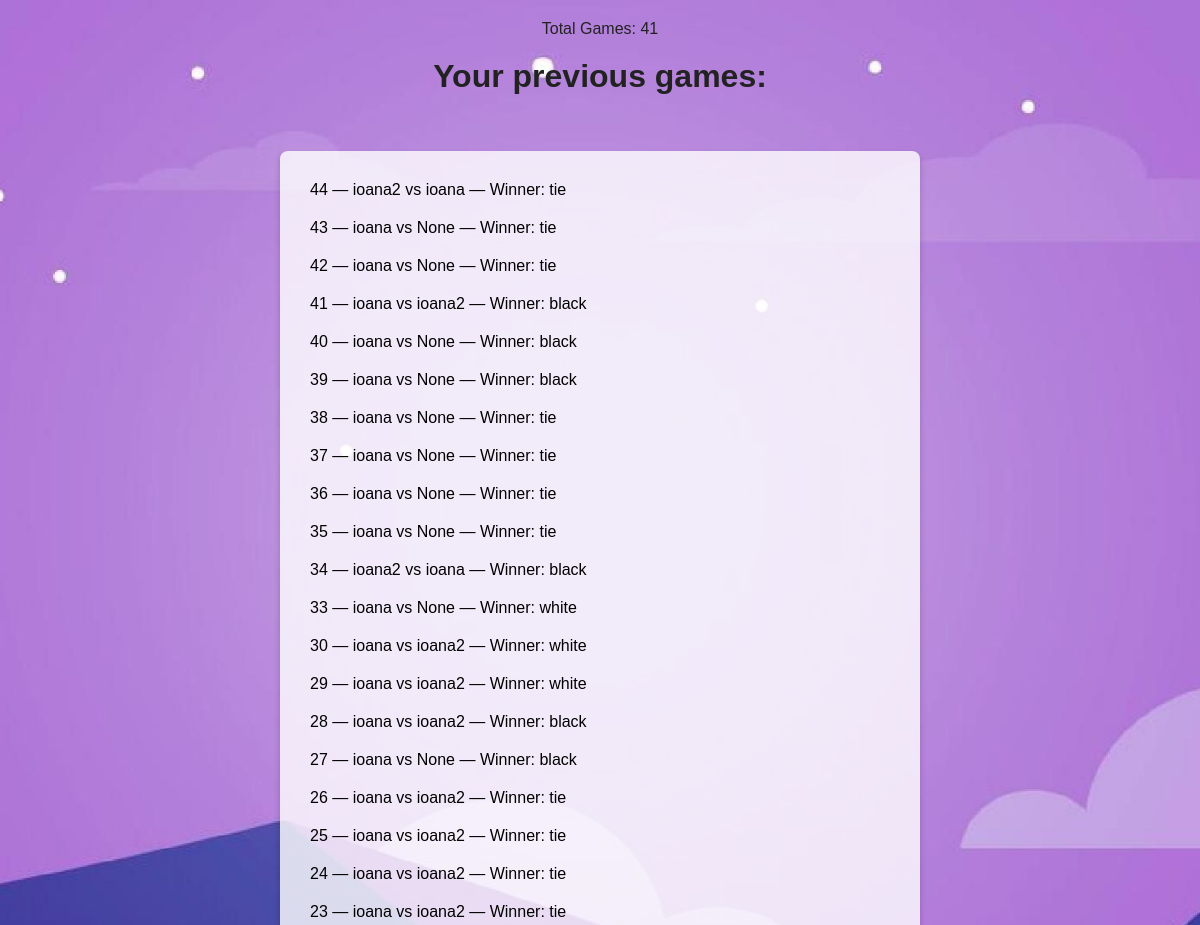
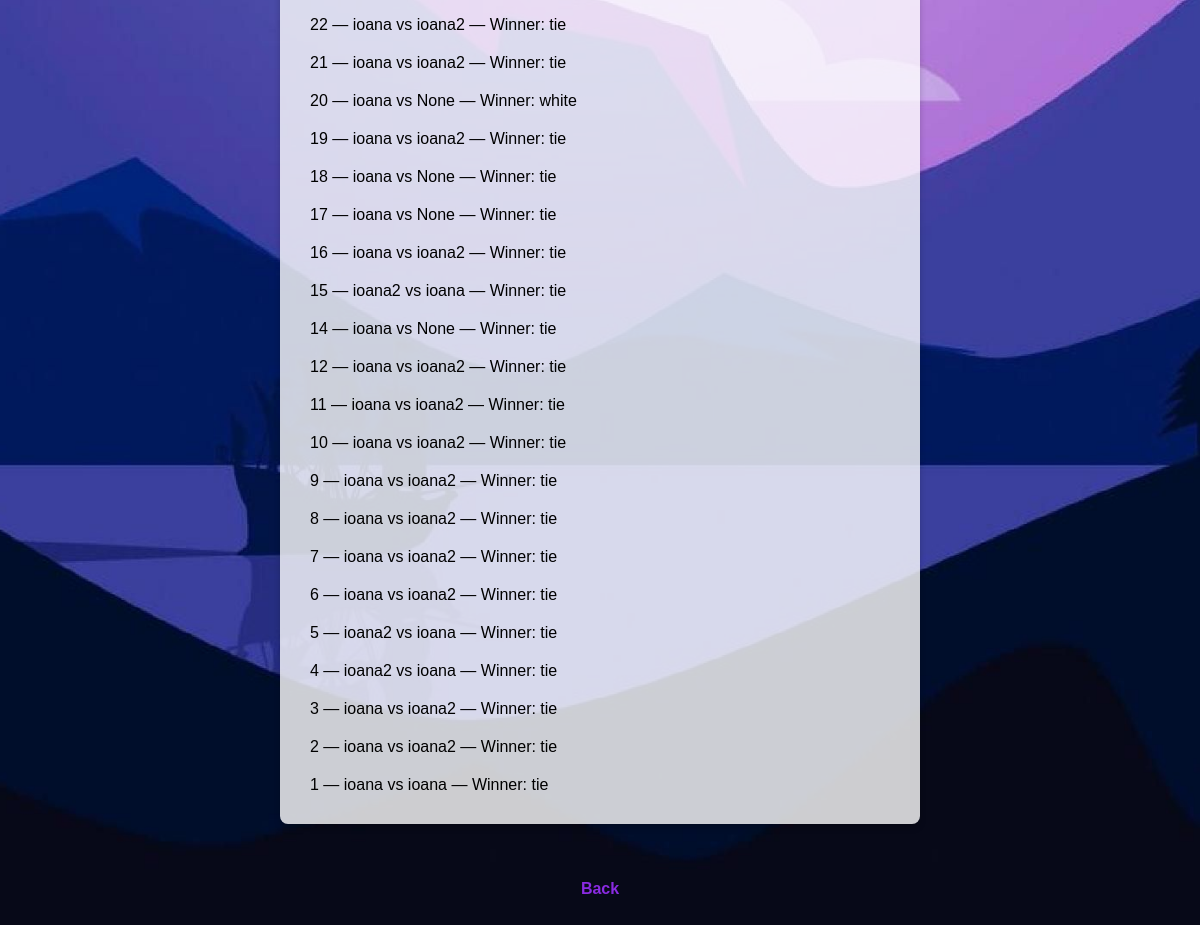
Page /history/ (signed in) on the committed database (2 pictures, top to bottom).
### hello/models.py (models this page shows)
class Game(models.Model):
    player_white = models.CharField(max_length=150)
    player_black = models.CharField(max_length=150, blank=True, null=True)
    board_fen = models.TextField(default='startpos')  # initial board state
    turn = models.CharField(max_length=5, default='white')
    is_active = models.BooleanField(default=True)
    room_name = models.CharField(max_length=100, unique=True)
    created_at = models.DateTimeField(auto_now_add=True)
    white_rematch = models.BooleanField(default=False)  # if the white player wants a rematch
    black_rematch = models.BooleanField(default=False)
    winner = models.CharField(max_length=10, null=True, blank=True)
    time_per_player = models.IntegerField(default=5)

### hello/views.py (the view)
# urls.py: path('history/', views.user_history, name='history'),
def user_history(request):
    username = request.session.get('username')
    if not username:
        return redirect('home')
    games = Game.objects.filter(player_white=username) | Game.objects.filter(player_black=username)
    games = games.order_by('-created_at')
    return render(request, 'hello/history.html', {'games': games})

### hello/templates/hello/history.html (shortened to what this page needs)
<!DOCTYPE html>
<html>
<head>
</head>
<body>
    <p>Total Games: {{ games|length }}</p>
    <h1>Your previous games:</h1>
    <div class="history_list">
    <ul>
        {% for game in games %}
            <li>
                {{ game.id }} — {{ game.player_white }} vs {{ game.player_black }} —
                Winner: {{ game.winner|default:"tie" }}
            </li>
        {% empty %}
            <li>No games yet.</li>
        {% endfor %}
    </ul>
    </div>
    <a href="{% url 'welcome' %}">Back</a>
</body>
</html>

### hello/templates/hello/history.html (style rules this page uses)
html, body { height: 100%; margin: 0; padding: 0; overflow-y: auto; }
body { background-image: url('../../static/hello/background-image.jpeg'); background-size: cover; background-repeat: no-repeat; background-attachment: fixed; background-position: center; font-family: sans-serif; color: black; }
.history_list { display: flex; justify-content: center; margin-top: 40px; }
.history_list ul { list-style: none; padding: 20px; background: rgba(255, 255, 255, 0.8); box-shadow: 0 4px 6px rgba(0,0,0,0.2); border-radius: 8px; max-width: 600px; width: 90%; }
.history_list li { padding: 10px; }
h1, p { text-align: center; color: #222; margin-top: 20px; }
a { display: block; text-align: center; margin: 40px auto; color: blueviolet; text-decoration: none; font-weight: bold; }

### rows in the picture
Game: id "44", player_white "ioana2", player_black "ioana", winner "tie"
Game: id "43", player_white "ioana", player_black "None", winner "tie"
Game: id "42", player_white "ioana", player_black "None", winner "tie"
Game: id "41", player_white "ioana", player_black "ioana2", winner "black"
Game: id "40", player_white "ioana", player_black "None", winner "black"
Game: id "39", player_white "ioana", player_black "None", winner "black"
Game: id "38", player_white "ioana", player_black "None", winner "tie"
Game: id "37", player_white "ioana", player_black "None", winner "tie"
Game: id "36", player_white "ioana", player_black "None", winner "tie"
Game: id "35", player_white "ioana", player_black "None", winner "tie"
Game: id "34", player_white "ioana2", player_black "ioana", winner "black"
Game: id "33", player_white "ioana", player_black "None", winner "white"
Game: id "30", player_white "ioana", player_black "ioana2", winner "white"
Game: id "29", player_white "ioana", player_black "ioana2", winner "white"
Game: id "28", player_white "ioana", player_black "ioana2", winner "black"
Game: id "27", player_white "ioana", player_black "None", winner "black"
Game: id "26", player_white "ioana", player_black "ioana2", winner "tie"
Game: id "25", player_white "ioana", player_black "ioana2", winner "tie"
Game: id "24", player_white "ioana", player_black "ioana2", winner "tie"
Game: id "23", player_white "ioana", player_black "ioana2", winner "tie"
Game: id "22", player_white "ioana", player_black "ioana2", winner "tie"
Game: id "21", player_white "ioana", player_black "ioana2", winner "tie"
Game: id "20", player_white "ioana", player_black "None", winner "white"
Game: id "19", player_white "ioana", player_black "ioana2", winner "tie"
Game: id "18", player_white "ioana", player_black "None", winner "tie"
Game: id "17", player_white "ioana", player_black "None", winner "tie"
Game: id "16", player_white "ioana", player_black "ioana2", winner "tie"
Game: id "15", player_white "ioana2", player_black "ioana", winner "tie"
Game: id "14", player_white "ioana", player_black "None", winner "tie"
Game: id "12", player_white "ioana", player_black "ioana2", winner "tie"
Game: id "11", player_white "ioana", player_black "ioana2", winner "tie"
Game: id "10", player_white "ioana", player_black "ioana2", winner "tie"
Game: id "9", player_white "ioana", player_black "ioana2", winner "tie"
Game: id "8", player_white "ioana", player_black "ioana2", winner "tie"
Game: id "7", player_white "ioana", player_black "ioana2", winner "tie"
Game: id "6", player_white "ioana", player_black "ioana2", winner "tie"
Game: id "5", player_white "ioana2", player_black "ioana", winner "tie"
Game: id "4", player_white "ioana2", player_black "ioana", winner "tie"
Game: id "3", player_white "ioana", player_black "ioana2", winner "tie"
Game: id "2", player_white "ioana", player_black "ioana2", winner "tie"
Game: id "1", player_white "ioana", player_black "ioana", winner "tie"

### other values in the picture
{{ games|length }} "41"
